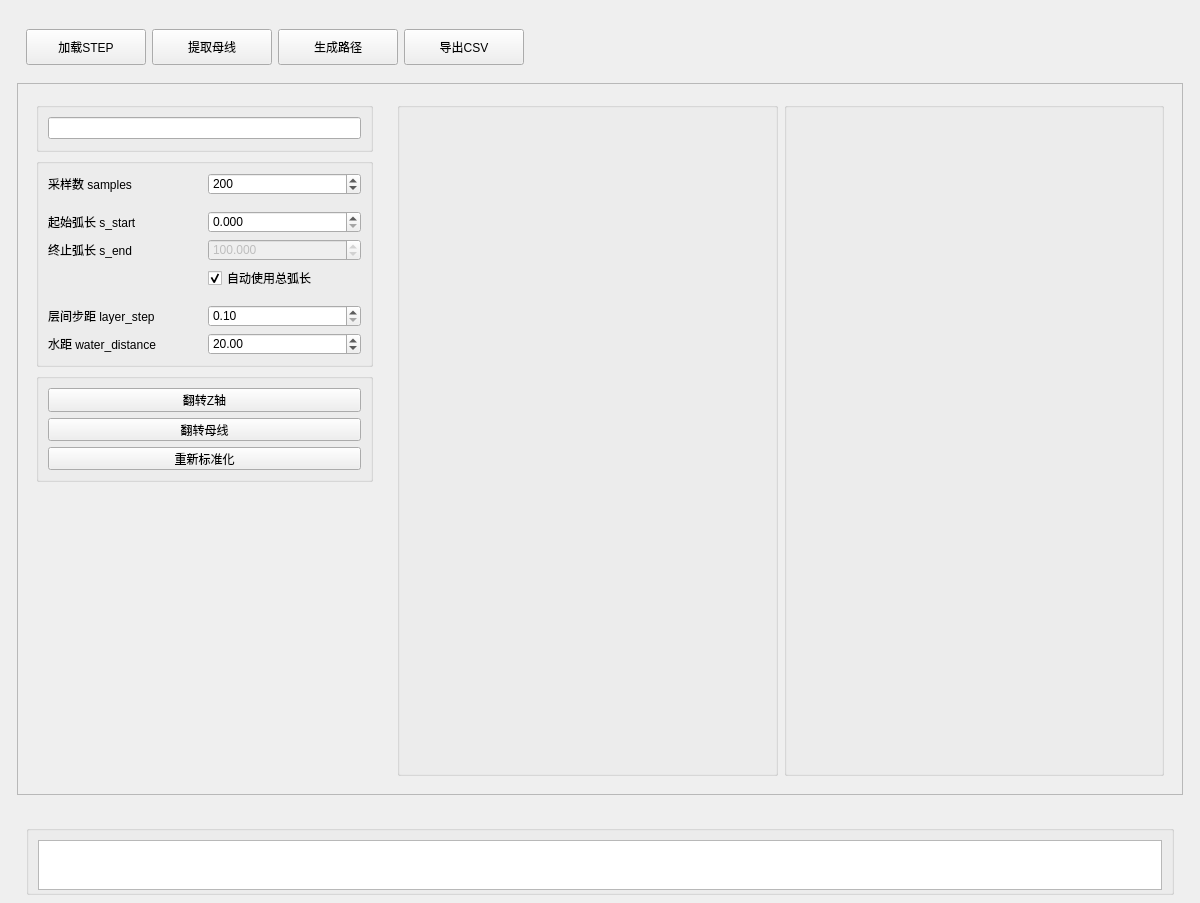
<?xml version="1.0" encoding="UTF-8"?>
<ui version="4.0">
 <class>MainWindow</class>
 <widget class="QWidget" name="MainWindow">
  <property name="geometry">
   <rect>
    <x>0</x>
    <y>0</y>
    <width>1200</width>
    <height>903</height>
   </rect>
  </property>
  <property name="minimumSize">
   <size>
    <width>1200</width>
    <height>800</height>
   </size>
  </property>
  <property name="windowTitle">
   <string>ProfilingScanPath v2.0</string>
  </property>
  <layout class="QGridLayout" name="gridLayout">
   <item row="0" column="0">
    <layout class="QVBoxLayout" name="verticalLayout" stretch="0,1,0,0">
     <property name="sizeConstraint">
      <enum>QLayout::SetDefaultConstraint</enum>
     </property>
     <property name="leftMargin">
      <number>6</number>
     </property>
     <property name="topMargin">
      <number>6</number>
     </property>
     <property name="rightMargin">
      <number>6</number>
     </property>
     <property name="bottomMargin">
      <number>6</number>
     </property>
     <item>
      <widget class="QWidget" name="wgtToolbar" native="true">
       <property name="sizePolicy">
        <sizepolicy hsizetype="Preferred" vsizetype="Fixed">
         <horstretch>0</horstretch>
         <verstretch>0</verstretch>
        </sizepolicy>
       </property>
       <property name="minimumSize">
        <size>
         <width>0</width>
         <height>60</height>
        </size>
       </property>
       <property name="maximumSize">
        <size>
         <width>1677215</width>
         <height>80</height>
        </size>
       </property>
       <layout class="QHBoxLayout" name="horizontalLayout">
        <item>
         <widget class="QToolButton" name="btnOpen">
          <property name="sizePolicy">
           <sizepolicy hsizetype="Preferred" vsizetype="Fixed">
            <horstretch>0</horstretch>
            <verstretch>0</verstretch>
           </sizepolicy>
          </property>
          <property name="minimumSize">
           <size>
            <width>120</width>
            <height>32</height>
           </size>
          </property>
          <property name="maximumSize">
           <size>
            <width>16777215</width>
            <height>36</height>
           </size>
          </property>
          <property name="text">
           <string>加载STEP</string>
          </property>
         </widget>
        </item>
        <item>
         <widget class="QToolButton" name="btnExtract">
          <property name="sizePolicy">
           <sizepolicy hsizetype="Preferred" vsizetype="Fixed">
            <horstretch>0</horstretch>
            <verstretch>0</verstretch>
           </sizepolicy>
          </property>
          <property name="minimumSize">
           <size>
            <width>120</width>
            <height>32</height>
           </size>
          </property>
          <property name="maximumSize">
           <size>
            <width>16777215</width>
            <height>36</height>
           </size>
          </property>
          <property name="text">
           <string>提取母线</string>
          </property>
         </widget>
        </item>
        <item>
         <widget class="QToolButton" name="btnGenerate">
          <property name="sizePolicy">
           <sizepolicy hsizetype="Preferred" vsizetype="Fixed">
            <horstretch>0</horstretch>
            <verstretch>0</verstretch>
           </sizepolicy>
          </property>
          <property name="minimumSize">
           <size>
            <width>120</width>
            <height>32</height>
           </size>
          </property>
          <property name="maximumSize">
           <size>
            <width>16777215</width>
            <height>36</height>
           </size>
          </property>
          <property name="text">
           <string>生成路径</string>
          </property>
         </widget>
        </item>
        <item>
         <widget class="QToolButton" name="btnExport">
          <property name="sizePolicy">
           <sizepolicy hsizetype="Preferred" vsizetype="Fixed">
            <horstretch>0</horstretch>
            <verstretch>0</verstretch>
           </sizepolicy>
          </property>
          <property name="minimumSize">
           <size>
            <width>120</width>
            <height>32</height>
           </size>
          </property>
          <property name="maximumSize">
           <size>
            <width>16777215</width>
            <height>36</height>
           </size>
          </property>
          <property name="text">
           <string>导出CSV</string>
          </property>
         </widget>
        </item>
        <item>
         <spacer name="horizontalSpacer">
          <property name="orientation">
           <enum>Qt::Horizontal</enum>
          </property>
          <property name="sizeHint" stdset="0">
           <size>
            <width>645</width>
            <height>20</height>
           </size>
          </property>
         </spacer>
        </item>
       </layout>
      </widget>
     </item>
     <item>
      <widget class="QFrame" name="frameMain">
       <property name="sizePolicy">
        <sizepolicy hsizetype="Expanding" vsizetype="Expanding">
         <horstretch>0</horstretch>
         <verstretch>0</verstretch>
        </sizepolicy>
       </property>
       <property name="minimumSize">
        <size>
         <width>0</width>
         <height>0</height>
        </size>
       </property>
       <property name="frameShape">
        <enum>QFrame::StyledPanel</enum>
       </property>
       <property name="frameShadow">
        <enum>QFrame::Raised</enum>
       </property>
       <layout class="QHBoxLayout" name="horizontalLayout_2">
        <item>
         <widget class="QWidget" name="wgtLeftPanel" native="true">
          <property name="sizePolicy">
           <sizepolicy hsizetype="Fixed" vsizetype="Expanding">
            <horstretch>0</horstretch>
            <verstretch>0</verstretch>
           </sizepolicy>
          </property>
          <property name="minimumSize">
           <size>
            <width>280</width>
            <height>0</height>
           </size>
          </property>
          <property name="maximumSize">
           <size>
            <width>360</width>
            <height>16777215</height>
           </size>
          </property>
          <layout class="QVBoxLayout" name="verticalLayout_5">
           <item>
            <widget class="QGroupBox" name="grfFile">
             <property name="sizePolicy">
              <sizepolicy hsizetype="Preferred" vsizetype="Fixed">
               <horstretch>0</horstretch>
               <verstretch>0</verstretch>
              </sizepolicy>
             </property>
             <property name="minimumSize">
              <size>
               <width>0</width>
               <height>50</height>
              </size>
             </property>
             <property name="title">
              <string/>
             </property>
             <layout class="QVBoxLayout" name="verticalLayout_9">
              <item>
               <widget class="QLineEdit" name="edtStepFilePath"/>
              </item>
             </layout>
            </widget>
           </item>
           <item>
            <widget class="QGroupBox" name="grpParameters">
             <property name="sizePolicy">
              <sizepolicy hsizetype="Preferred" vsizetype="Fixed">
               <horstretch>0</horstretch>
               <verstretch>0</verstretch>
              </sizepolicy>
             </property>
             <property name="minimumSize">
              <size>
               <width>0</width>
               <height>200</height>
              </size>
             </property>
             <property name="title">
              <string/>
             </property>
             <layout class="QGridLayout" name="gridLayout_2">
              <item row="0" column="0">
               <widget class="QLabel" name="label_6">
                <property name="text">
                 <string>采样数 samples</string>
                </property>
               </widget>
              </item>
              <item row="0" column="1">
               <widget class="QSpinBox" name="spnSamples">
                <property name="minimum">
                 <number>10</number>
                </property>
                <property name="maximum">
                 <number>2000</number>
                </property>
                <property name="value">
                 <number>200</number>
                </property>
               </widget>
              </item>
              <item row="1" column="0">
               <spacer name="verticalSpacer_6">
                <property name="orientation">
                 <enum>Qt::Vertical</enum>
                </property>
                <property name="sizeType">
                 <enum>QSizePolicy::Fixed</enum>
                </property>
                <property name="sizeHint" stdset="0">
                 <size>
                  <width>20</width>
                  <height>10</height>
                 </size>
                </property>
               </spacer>
              </item>
              <item row="2" column="0">
               <widget class="QLabel" name="label_7">
                <property name="text">
                 <string>起始弧长 s_start</string>
                </property>
               </widget>
              </item>
              <item row="2" column="1">
               <widget class="QDoubleSpinBox" name="dsbSStart">
                <property name="decimals">
                 <number>3</number>
                </property>
                <property name="maximum">
                 <double>10000.000000000000000</double>
                </property>
               </widget>
              </item>
              <item row="3" column="0">
               <widget class="QLabel" name="label_8">
                <property name="text">
                 <string>终止弧长 s_end</string>
                </property>
               </widget>
              </item>
              <item row="3" column="1">
               <widget class="QDoubleSpinBox" name="dsbSEnd">
                <property name="enabled">
                 <bool>false</bool>
                </property>
                <property name="decimals">
                 <number>3</number>
                </property>
                <property name="maximum">
                 <double>10000.000000000000000</double>
                </property>
                <property name="value">
                 <double>100.000000000000000</double>
                </property>
               </widget>
              </item>
              <item row="4" column="1">
               <widget class="QCheckBox" name="chkAutoSEnd">
                <property name="enabled">
                 <bool>true</bool>
                </property>
                <property name="text">
                 <string>自动使用总弧长</string>
                </property>
                <property name="checked">
                 <bool>true</bool>
                </property>
                <property name="tristate">
                 <bool>false</bool>
                </property>
               </widget>
              </item>
              <item row="5" column="0">
               <spacer name="verticalSpacer_5">
                <property name="orientation">
                 <enum>Qt::Vertical</enum>
                </property>
                <property name="sizeType">
                 <enum>QSizePolicy::Fixed</enum>
                </property>
                <property name="sizeHint" stdset="0">
                 <size>
                  <width>20</width>
                  <height>10</height>
                 </size>
                </property>
               </spacer>
              </item>
              <item row="6" column="0">
               <widget class="QLabel" name="label_9">
                <property name="text">
                 <string>层间步距 layer_step</string>
                </property>
               </widget>
              </item>
              <item row="6" column="1">
               <widget class="QDoubleSpinBox" name="dsbLayerStep">
                <property name="minimum">
                 <double>0.100000000000000</double>
                </property>
                <property name="maximum">
                 <double>50.000000000000000</double>
                </property>
               </widget>
              </item>
              <item row="7" column="0">
               <widget class="QLabel" name="label_10">
                <property name="text">
                 <string>水距 water_distance</string>
                </property>
               </widget>
              </item>
              <item row="7" column="1">
               <widget class="QDoubleSpinBox" name="dsbWaterDistance">
                <property name="maximum">
                 <double>200.000000000000000</double>
                </property>
                <property name="value">
                 <double>20.000000000000000</double>
                </property>
               </widget>
              </item>
             </layout>
            </widget>
           </item>
           <item>
            <widget class="QGroupBox" name="grpCorrection">
             <property name="sizePolicy">
              <sizepolicy hsizetype="Preferred" vsizetype="Fixed">
               <horstretch>0</horstretch>
               <verstretch>0</verstretch>
              </sizepolicy>
             </property>
             <property name="minimumSize">
              <size>
               <width>0</width>
               <height>100</height>
              </size>
             </property>
             <property name="title">
              <string/>
             </property>
             <layout class="QVBoxLayout" name="verticalLayout_2">
              <item>
               <widget class="QPushButton" name="btnFlipZ">
                <property name="text">
                 <string>翻转Z轴</string>
                </property>
               </widget>
              </item>
              <item>
               <widget class="QPushButton" name="btnFlipProfile">
                <property name="text">
                 <string>翻转母线</string>
                </property>
               </widget>
              </item>
              <item>
               <widget class="QPushButton" name="btnReNormalize">
                <property name="text">
                 <string>重新标准化</string>
                </property>
               </widget>
              </item>
             </layout>
            </widget>
           </item>
           <item>
            <spacer name="verticalSpacer_3">
             <property name="orientation">
              <enum>Qt::Vertical</enum>
             </property>
             <property name="sizeHint" stdset="0">
              <size>
               <width>337</width>
               <height>301</height>
              </size>
             </property>
            </spacer>
           </item>
          </layout>
         </widget>
        </item>
        <item>
         <widget class="QWidget" name="wgtCenterPanel" native="true">
          <property name="sizePolicy">
           <sizepolicy hsizetype="Expanding" vsizetype="Expanding">
            <horstretch>0</horstretch>
            <verstretch>0</verstretch>
           </sizepolicy>
          </property>
          <property name="minimumSize">
           <size>
            <width>420</width>
            <height>400</height>
           </size>
          </property>
          <layout class="QHBoxLayout" name="horizontalLayout_3">
           <item>
            <widget class="QGroupBox" name="grpPreview2D">
             <property name="sizePolicy">
              <sizepolicy hsizetype="Expanding" vsizetype="Expanding">
               <horstretch>0</horstretch>
               <verstretch>0</verstretch>
              </sizepolicy>
             </property>
             <property name="minimumSize">
              <size>
               <width>0</width>
               <height>0</height>
              </size>
             </property>
             <property name="title">
              <string/>
             </property>
             <layout class="QVBoxLayout" name="verticalLayout_15">
              <item>
               <widget class="QWidget" name="wgtPreviewCanvas2D" native="true"/>
              </item>
             </layout>
            </widget>
           </item>
           <item>
            <widget class="QGroupBox" name="grpPreview3D">
             <property name="sizePolicy">
              <sizepolicy hsizetype="Expanding" vsizetype="Expanding">
               <horstretch>0</horstretch>
               <verstretch>0</verstretch>
              </sizepolicy>
             </property>
             <property name="minimumSize">
              <size>
               <width>0</width>
               <height>0</height>
              </size>
             </property>
             <property name="title">
              <string/>
             </property>
             <layout class="QVBoxLayout" name="verticalLayout_11">
              <item>
               <widget class="QWidget" name="wgtPreviewCanvas3D" native="true"/>
              </item>
             </layout>
            </widget>
           </item>
          </layout>
         </widget>
        </item>
       </layout>
      </widget>
     </item>
     <item>
      <widget class="QWidget" name="wgtLog" native="true">
       <property name="sizePolicy">
        <sizepolicy hsizetype="Preferred" vsizetype="Fixed">
         <horstretch>0</horstretch>
         <verstretch>0</verstretch>
        </sizepolicy>
       </property>
       <property name="minimumSize">
        <size>
         <width>0</width>
         <height>80</height>
        </size>
       </property>
       <property name="maximumSize">
        <size>
         <width>16777215</width>
         <height>50</height>
        </size>
       </property>
       <layout class="QVBoxLayout" name="verticalLayout_12">
        <item>
         <widget class="QGroupBox" name="grpLog">
          <property name="sizePolicy">
           <sizepolicy hsizetype="Expanding" vsizetype="Fixed">
            <horstretch>0</horstretch>
            <verstretch>0</verstretch>
           </sizepolicy>
          </property>
          <property name="minimumSize">
           <size>
            <width>0</width>
            <height>70</height>
           </size>
          </property>
          <property name="maximumSize">
           <size>
            <width>16777215</width>
            <height>70</height>
           </size>
          </property>
          <property name="title">
           <string/>
          </property>
          <layout class="QHBoxLayout" name="horizontalLayout_4">
           <item>
            <widget class="QPlainTextEdit" name="txtLog">
             <property name="sizePolicy">
              <sizepolicy hsizetype="Expanding" vsizetype="Expanding">
               <horstretch>0</horstretch>
               <verstretch>0</verstretch>
              </sizepolicy>
             </property>
             <property name="minimumSize">
              <size>
               <width>0</width>
               <height>50</height>
              </size>
             </property>
             <property name="maximumSize">
              <size>
               <width>16777215</width>
               <height>80</height>
              </size>
             </property>
            </widget>
           </item>
          </layout>
         </widget>
        </item>
       </layout>
      </widget>
     </item>
     <item>
      <spacer name="verticalSpacer">
       <property name="orientation">
        <enum>Qt::Vertical</enum>
       </property>
       <property name="sizeHint" stdset="0">
        <size>
         <width>20</width>
         <height>5</height>
        </size>
       </property>
      </spacer>
     </item>
    </layout>
   </item>
  </layout>
 </widget>
 <resources/>
 <connections/>
</ui>
